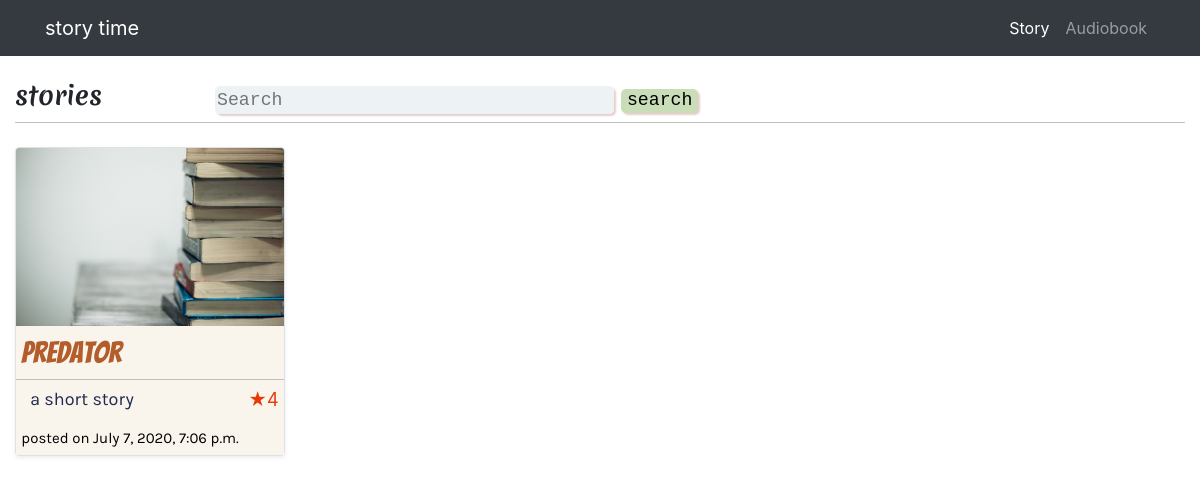
The page / on the database its author committed.
### freelancing/models.py (models this page shows, shortened)
class story(models.Model):
    story_title=models.CharField(max_length=30,blank=False)
    story_descrtiption=models.TextField()
    story_title_pic=models.ImageField(upload_to='media')
    upload_time=models.DateTimeField(auto_now_add=True)
    category=models.CharField(max_length=20 ,blank=True)
    rating=models.IntegerField()

### freelancing/views.py (the view)
# urls.py: path('',views.index,name='index'),
def index(request):
    all_stories=story.objects.all().order_by('upload_time')
    return render(request,'index.html',{'stories':all_stories.reverse()})

### freelancing/templates/index.html (shortened to what this page needs)
{%extends 'extended.html'%}
{%block codes%}
<div class="my-4" style="border-bottom: 1px solid	#C0C0C0 ;">
    <div class="row" >
        <div class="col-2">
           <h2 style="font-family: meri;"> stories</h2>
        </div>
        <div class="col-9 col-lg-6">
        <form action="{% url 'search' %}" method="POST">
           <h2> <input type="text" placeholder="Search" name="search" style=" padding-top:4px; padding-bottom: 2px; width: 70%; font-weight: lighter;border: none; border-radius: 5px; background-color: rgba(232, 239, 241, 0.781); color: firebrick; font-family: monospace;  box-shadow: 2px 2px 2px #e9cccc; font-size: 70%;  ">
            <button  type="submit"  style=" font-family:doris;font-weight: bold; background-color: rgb(202, 221, 185); border-radius: 5px; border:none; font-weight: lighter; font-size: 90%; font-family: monospace; box-shadow: 2px 2px 2px #e9cccc; font-size: 70%;" >search</button></h2>
          </form>
        </div>
    </div>
</div>
<div class="row">
<div class="col-lg-9 ">
<div class="row">
    {%for st in stories%}
    <div class="col-6 col-lg-4" >
        <a href="{%url 'chapter_page' s_title=st.story_title %}"  style="background-color: rgba(250, 244, 235, 0.911);">
        <div class="card  mb-5   border rounded shadow-sm bg-white ">
            <img class="card-img-top"  src='media/{{st.story_title_pic}}' alt='image not uploaded'>
            <div class="card-body-sm " >
                <div class="card-title text-responsive" style="border-bottom: 1px solid #C0C0C0;" >
                    <h3 style="margin-left: 2%; margin-top: 3%; font-family:'eastwood';color:rgba(163, 60, 0, 0.822) ; font-stretch: wider; " >{{st.story_title}}   </h3>
                </div>
                <p style="margin-top: -2%; margin-bottom: 3%; "><span class=" fa-pull-right " style="color:rgb(231, 58, 5);"> &#9733;{{st.rating}}</span></p>
                 <div class="card-text text-responsive" >
                    <p style=" font-family:karla; color: rgba(2, 15, 58, 0.884);">&nbsp;&nbsp;{{st.story_descrtiption}}</p>
                 </div>
            </div>
            <div class="jk" >
            <div class="card-footer-sm text-responsive "  >
               <h6 style="font-family: karla;">posted on {{st.upload_time}}</h6>
            </div></div>
        </a>
        </div>
    </div>
    {%endfor%}
</div>
</div>
   <div class="col-lg-1 col-1 mt-3">
   </div>
</div>
{%endblock%}

### freelancing/assets/file.css (style rules this page uses)
body { padding-top: 56px; }
a { color: black; text-decoration: none; }
h3 { font-size:6px; }
p { font-size:5px; }
@media (min-width: 300px) { h2 { font-size:17px; } }
@media (min-width: 300px) { h3 { font-size:15px; } }
@media (min-width: 300px) { h6 { font-size:9px; font-weight: normal; margin-left: 2%; margin-top: -5%; } }
@media (min-width: 300px) { p { font-size:10px; text-align: justify; margin-left: 2%; margin-right: 2%; margin-top: -4%; } }
@media (min-width: 300px) { .card { margin-bottom: 1%; } }
@media (min-width: 768px) { h2 { font-size:20px; } }
@media (min-width: 768px) { h3 { font-size:20px; } }
@media (min-width: 768px) { h6 { font-size:10px; font-weight: normal; margin-left: 2%; margin-top: 2%; } }
@media (min-width: 768px) { p { font-size:10px; margin-left: 2%; margin-top: -1%; } }
@media (min-width: 768px) { .card { margin-bottom: 5%; } }
@media (min-width: 992px) { h2 { font-size:23px; } }
@media (min-width: 992px) { h3 { font-size:25px; } }
@media (min-width: 992px) { h6 { font-size:12px; font-weight: normal; margin-left: 2%; margin-top: 2%; } }
@media (min-width: 992px) { p { font-size:12px; margin-left: 2%; margin-top: 2%; } }
@media (min-width: 992px) { h6 { font-size:12px; } }
@media (min-width: 992px) { .card { margin-bottom: 6%; } }
@media (min-width: 1200px) { h2 { font-size:26px; } }
@media (min-width: 1200px) { h3 { font-size:30px; } }
@media (min-width: 1200px) { p { font-size:18px; margin-left: 2%; margin-top: 2%; } }
@media (min-width: 1200px) { h6 { font-size:15px; font-weight: normal; margin-left: 2%; margin-top: 2%; } }
[class*="col-"] { width: 100%; }

### rows shown on the page
story: story_title_pic (picture), story_title "predator", rating "4", story_descrtiption "a short story", upload_time "July 7, 2020, 7:06 p.m."
